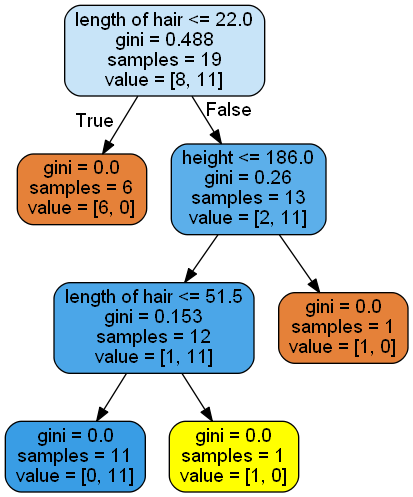

Write the Python code that produced this figure.
import numpy as np
import pydotplus
from sklearn import tree
from sklearn.datasets import load_iris
from sklearn.metrics import classification_report
from sklearn import cross_validation
import collections

X = [[165,19],[175,32],[136,35],[174,65],[141,28],[176,15],[131,32],
[166,6],[128,32],[179,10],[136,34],[186,2],[126,25],[176,28],[112,38],
[169,9],[171,36],[116,25],[196,25]]
print ('\n')
print ('X: ', X)
print ('\n')
Y = ['Man','Woman','Woman','Man','Woman','Man','Woman','Man','Woman',
'Man','Woman','Man','Woman','Woman','Woman','Man','Woman','Woman','Man']
data_feature_names = ['height','length of hair']
print ('Y:', Y)
print ('\n')
X_train, X_test, Y_train, Y_test = \
cross_validation.train_test_split (X, Y, test_size=0.40, random_state=5)

clf = tree.DecisionTreeClassifier()
clf = clf.fit(X,Y)

prediction = clf.predict([[133,37]])
print('prediction: ', prediction)

# We can visualize the decision tree
dot_data = tree.export_graphviz(clf,feature_names = data_feature_names,
            out_file = None,filled = True,rounded = True)
graph = pydotplus.graph_from_dot_data(dot_data)
colors = ('orange', 'yellow')
edges = collections.defaultdict(list)
for edge in graph.get_edge_list():
    edges[edge.get_source()].append(int(edge.get_destination()))

for edge in edges: edges[edge].sort()

for i in range(2):
    dest = graph.get_node(str(edges[edge][i]))[0]

dest.set_fillcolor(colors[i])
graph.write_png('ch0605_decision_tree_classifier.png')
